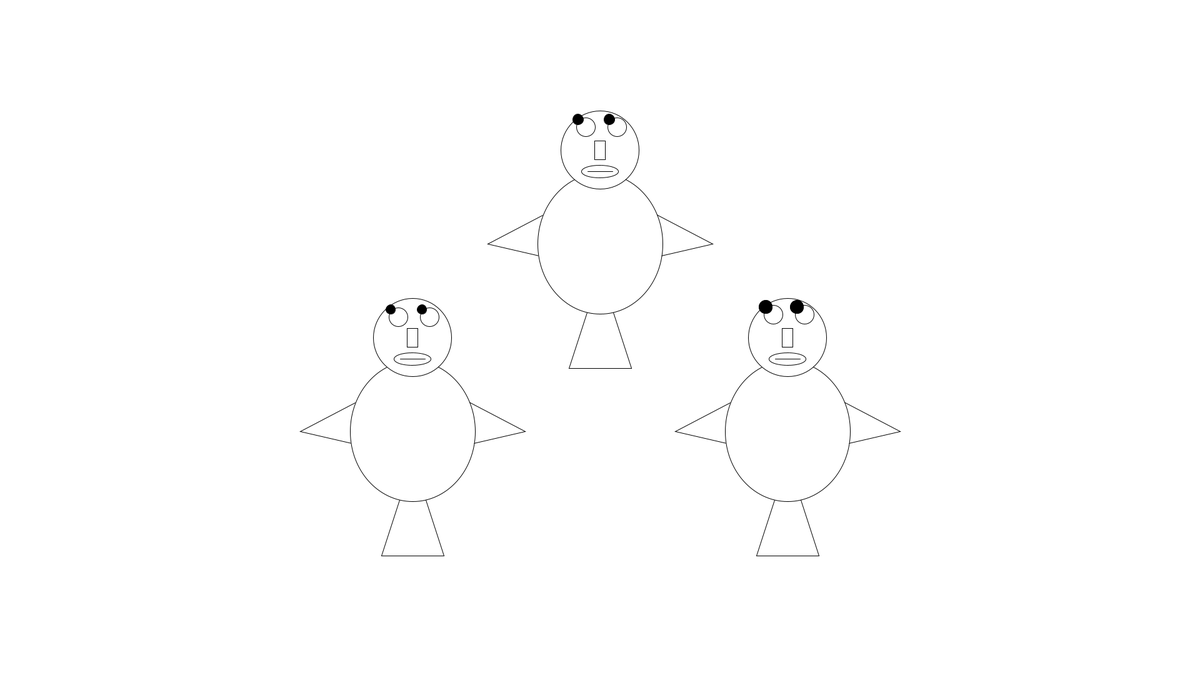
Frame 1 (no input)
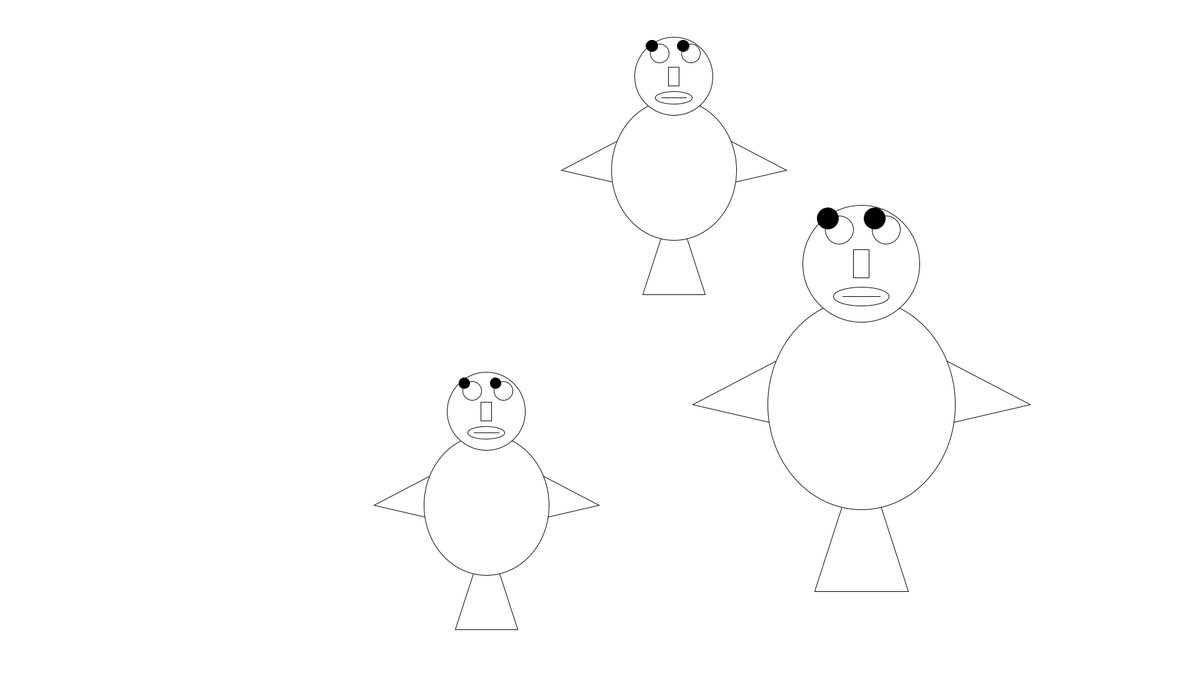
Frame 60 (the mouse pressed at the canvas centre just before this capture)
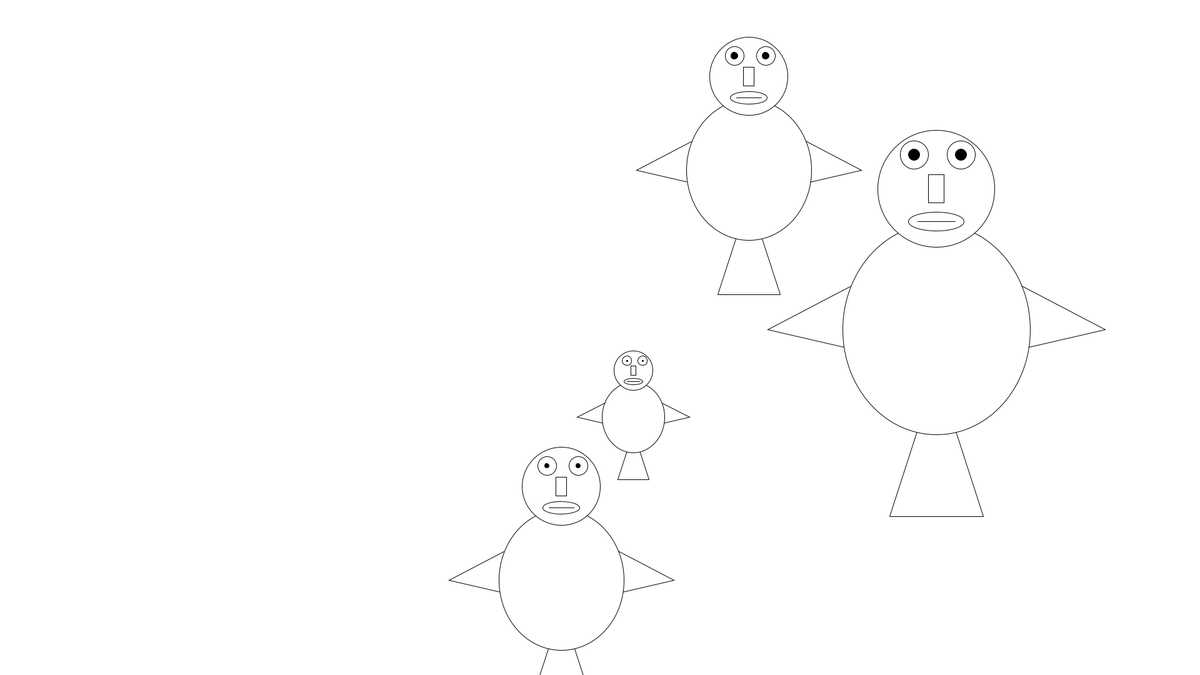
Frame 120 (the mouse held since frame 60 and released just before this capture)

The Processing sketch that drew these frames (run headless with seeded random() and noise(); from frame 60 on, the mouse is pressed at the canvas centre):

// Processing sketch: creature_creation
// ── creature_creation.pde
//Creature Creation
//Hassan Ali Amjad
//CS30

//Automated monster interaction program with user ability to create and destroy monsters

ArrayList<Monster> monsters = new ArrayList<Monster>();

void setup() {
  size(1920, 1080);
}

void draw() {
  background(255);

  //more than one monster will always be active
  if (monsters.size()<2) {
    monsters.add(new Monster(width/2+300, height/2, 100, 150));
    monsters.add(new Monster(width/2-300, height/2, 100, 150));
    monsters.add(new Monster(width/2, height/2-300, 100, 150));
  }

  //actions for every monster in the array
  for (int i = 0; i < monsters.size(); i++) {
    //remove monster if lifetime over
    if (monsters.get(i).lifetime < 1 && monsters.size() > 3) {
      monsters.remove(i);
    } else {
      //default actions for all monsters
      monsters.get(i).display();
      monsters.get(i).move();
      monsters.get(i).pupils();

      //if too many monsters, vibrate
      if (monsters.size()>10) {
        monsters.get(i).vibrate();
      }

      monsters.get(i).changeColor(0);
      //check for collision with every other monster in array
      for (int j = i + 1; j < monsters.size(); j++) {
        if (monsters.get(i).overlap(monsters.get(j))) {
          println("i: " + i);
          println("j: " + i);
          monsters.get(j).changeColor(1);
          monsters.get(i).changeColor(2);
        }
      }

      //grow or shrink based on the monster position in array
      if (i%4 == 0) {
        monsters.get(i).grow();
      } else if (i%3 == 0) {
        monsters.get(i).shrink();
      }
    }
  }
}

void mousePressed() {
  //add new monster to array everytime mouse is pressed
  monsters.add(new Monster(random(300, 1600), random(200, 700), 100, 150));
}

void keyPressed() {
  //remove a random monster from array when z pressed and more than 2 monsters exist
  if (key == 'z' && monsters.size()>3) {
    int oop = (int)random(monsters.size());
    monsters.remove(oop);
  }
}

// ── Monster.pde
class Monster {
  //positioning variables
  float x, y, widthSize, heightSize;
  //color of entire monster body
  color monsterC;
  //movement variables
  int lifetime, xSpeed, ySpeed;
  //eye positioning variables
  float x_eye, y_eye, xIntheEye, yIntheEye, spacing, eyeSize;

  Monster(float tempX, float tempY, float tempWidthSize, float tempHeightSize) {
    x = tempX;
    y = tempY;
    widthSize = tempWidthSize;
    heightSize = tempHeightSize;

    lifetime = (int)random(400, 500);
    monsterC = #ffffff;

    //choose random direction of movement when spawned
    int direction = (int)random(4);
    if (direction == 0) {
      xSpeed = 2;
      ySpeed = 2;
    } else if (direction == 1) {
      xSpeed = 2;
      ySpeed = -2;
    } else if (direction == 2) {
      xSpeed = -2;
      ySpeed = -2;
    } else if (direction == 3) {
      xSpeed = -2;
      ySpeed = 2;
    }
  }

  void display() {
    stroke(0);
    fill(monsterC);
    rectMode(CENTER);

    //arms
    triangle(x+widthSize*0.5, y+heightSize*0.55, x+widthSize*0.5, y+heightSize*1.2, x+widthSize*1.8, y+heightSize);
    triangle(x-widthSize*0.5, y+heightSize*0.55, x-widthSize*0.5, y+heightSize*1.2, x-widthSize*1.8, y+heightSize);

    //leg
    triangle(x-widthSize*0.5, y+heightSize*2.33, x+widthSize*0.5, y+heightSize*2.33, x, y+heightSize*1.3);

    //main body
    ellipse(x, y+heightSize, widthSize*2, heightSize*1.5);

    //head
    circle(x, y, (widthSize+heightSize)/2);
    rect(x, y, widthSize/6, heightSize/5);
    ellipse(x, y+heightSize*0.233, widthSize/1.67, heightSize/7.5);
    line(x-widthSize*0.2, y+heightSize*0.233, x+widthSize*0.2, y+heightSize*0.233);
  }

  void move() {
    //decrease lifetime every frame until it reaches 0
    lifetime --;
    x += xSpeed;
    y += ySpeed;
    //invert direction if reached edge of screen
    if (x > width-(widthSize+heightSize)/4 || x < 0+(widthSize+heightSize)/4) {
      xSpeed *= -1;
    }
    if (y > height-(widthSize+heightSize)/4 || y < 0+(widthSize+heightSize)/4) {
      ySpeed *= -1;
    }
  }

  //swith color between white, green, and red depending on state passed
  void changeColor(int state) {
    if (state == 0) {
      monsterC = #ffffff;
    } else if (state == 1) {
      //green
      monsterC = #33d47e;
    } else if (state == 2) {
      //red
      monsterC = #e03131;
    }
  }

  void vibrate() {
    xSpeed *= -1;
    ySpeed *= -1;
  }

  void grow() {
    //grow with original ratio till certain limits
    if (widthSize < 150 && heightSize < 225) {
      widthSize+=2;
      heightSize+=3;
    }
  }

  void shrink() {
    //shrink with original ratio till certain limits
    if (widthSize > 50 && heightSize > 75) {
      widthSize-=2;
      heightSize-=3;
    }
  }

  //collision detection engine
  boolean overlap(Monster other) {
    float d = dist(x, y, other.x, other.y);
    //overlapping if the sum of radius of both heads is bigger than the distance between them
    if (d < (widthSize+heightSize)/4 + (other.widthSize+other.heightSize)/4) {
      return true;
    } else {
      return false;
    }
  }

  void pupils() {
    stroke(0);
    //x and y position of eyes
    x_eye = x-widthSize*0.25;
    y_eye = y-heightSize*0.233;
    //spacing between both eyes
    spacing = widthSize/2;
    //spawn eyes
    fill(255);
    circle(x_eye, y_eye, heightSize/5);
    circle(x_eye+spacing, y_eye, heightSize/5);
    //map the position of mouse to the posiition of pupil in eyes
    xIntheEye = map(mouseX, 0, width, x_eye-heightSize*0.08, x_eye+heightSize*0.08);
    yIntheEye = map(mouseY, 0, height, y_eye-heightSize*0.08, y_eye+heightSize*0.08);
    //increase size of pupils as mouse approaches them and vice versa
    float tempEye = dist(xIntheEye, yIntheEye, mouseX, mouseY);
    eyeSize = map(tempEye, 0, width, heightSize/40, heightSize/5); 
    //spawn pupils
    fill(0);
    circle(xIntheEye, yIntheEye, eyeSize);
    circle(xIntheEye+spacing, yIntheEye, eyeSize);
  }
}
